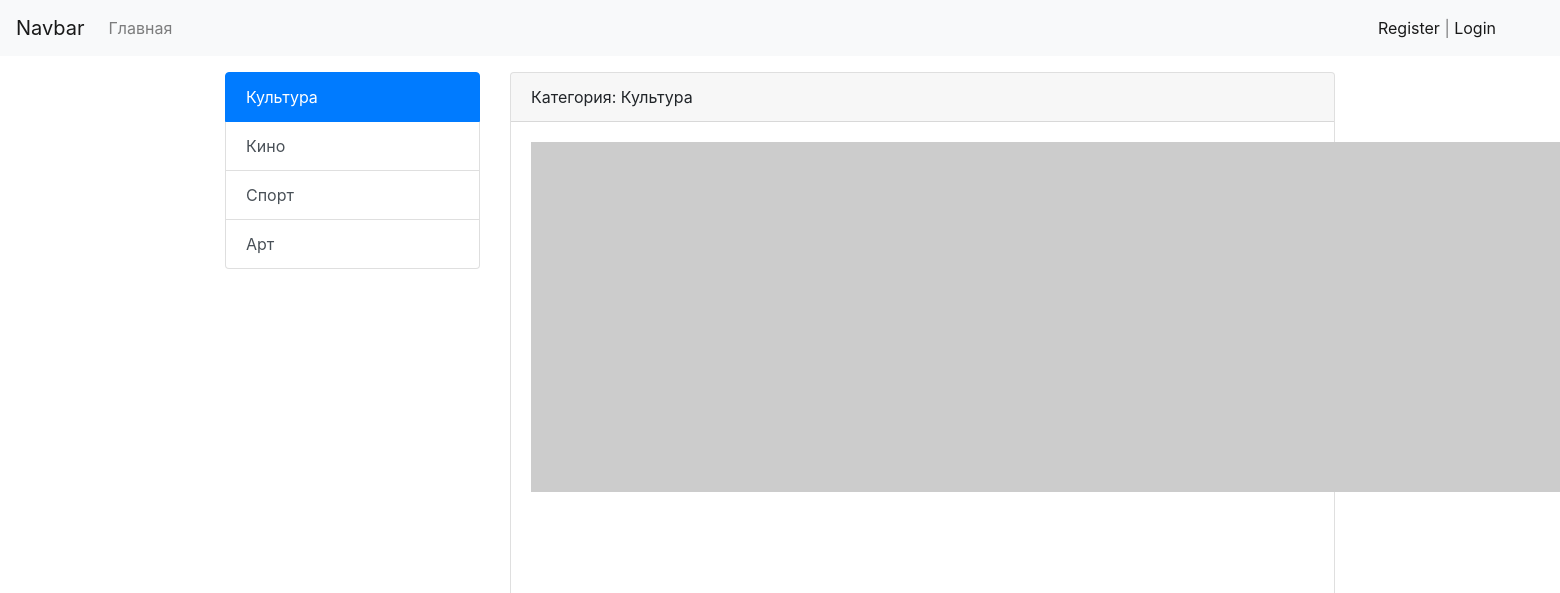
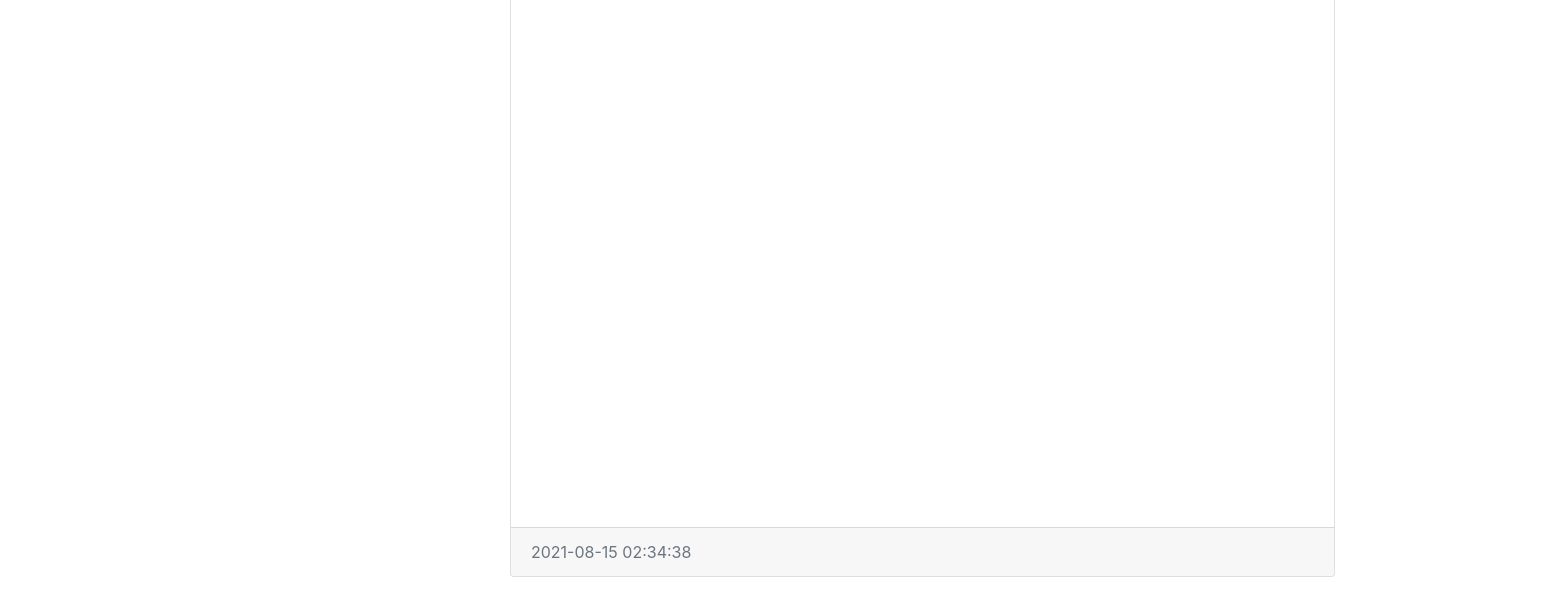
The app's page /category/1/, older data (2 pictures, top to bottom).
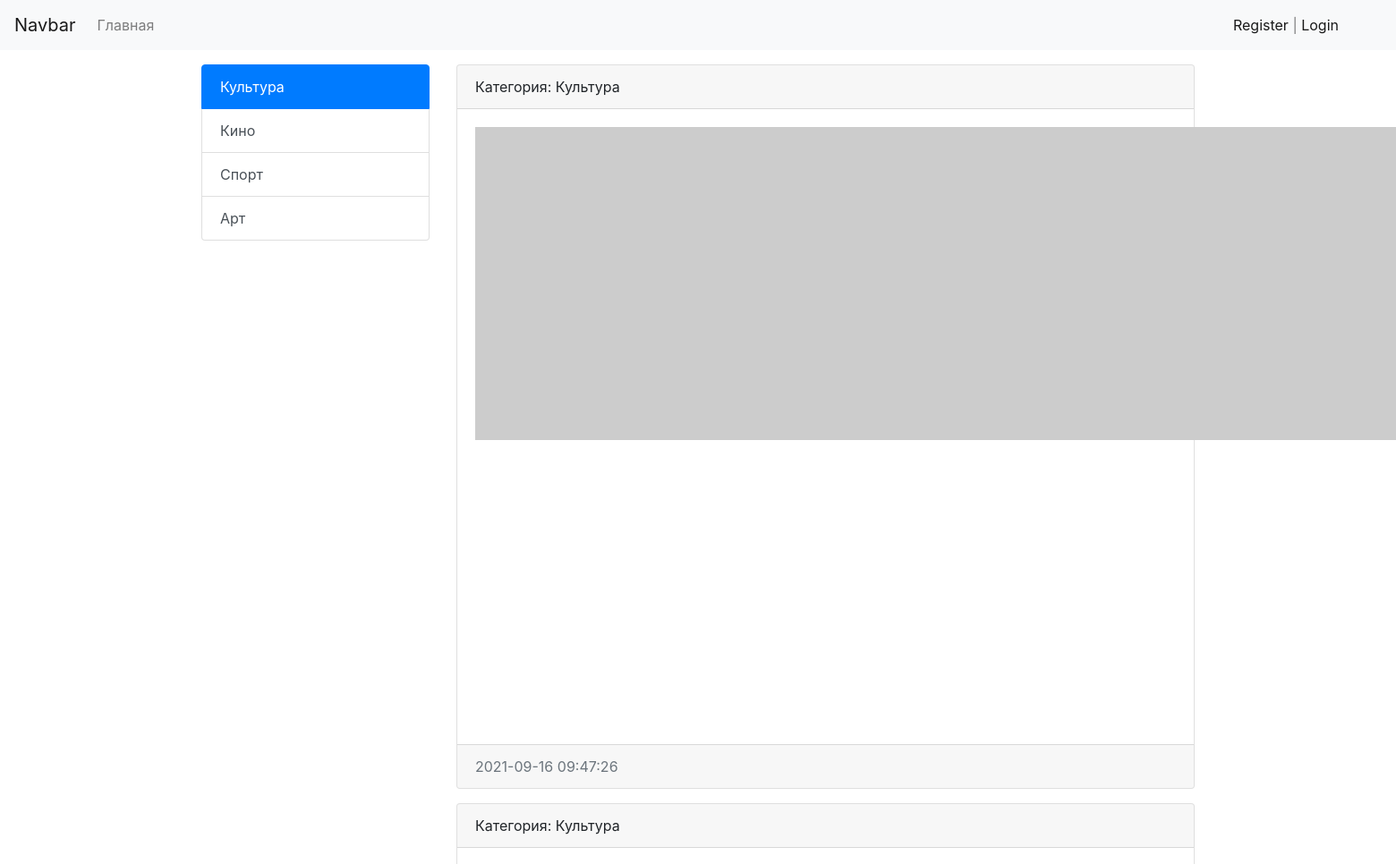
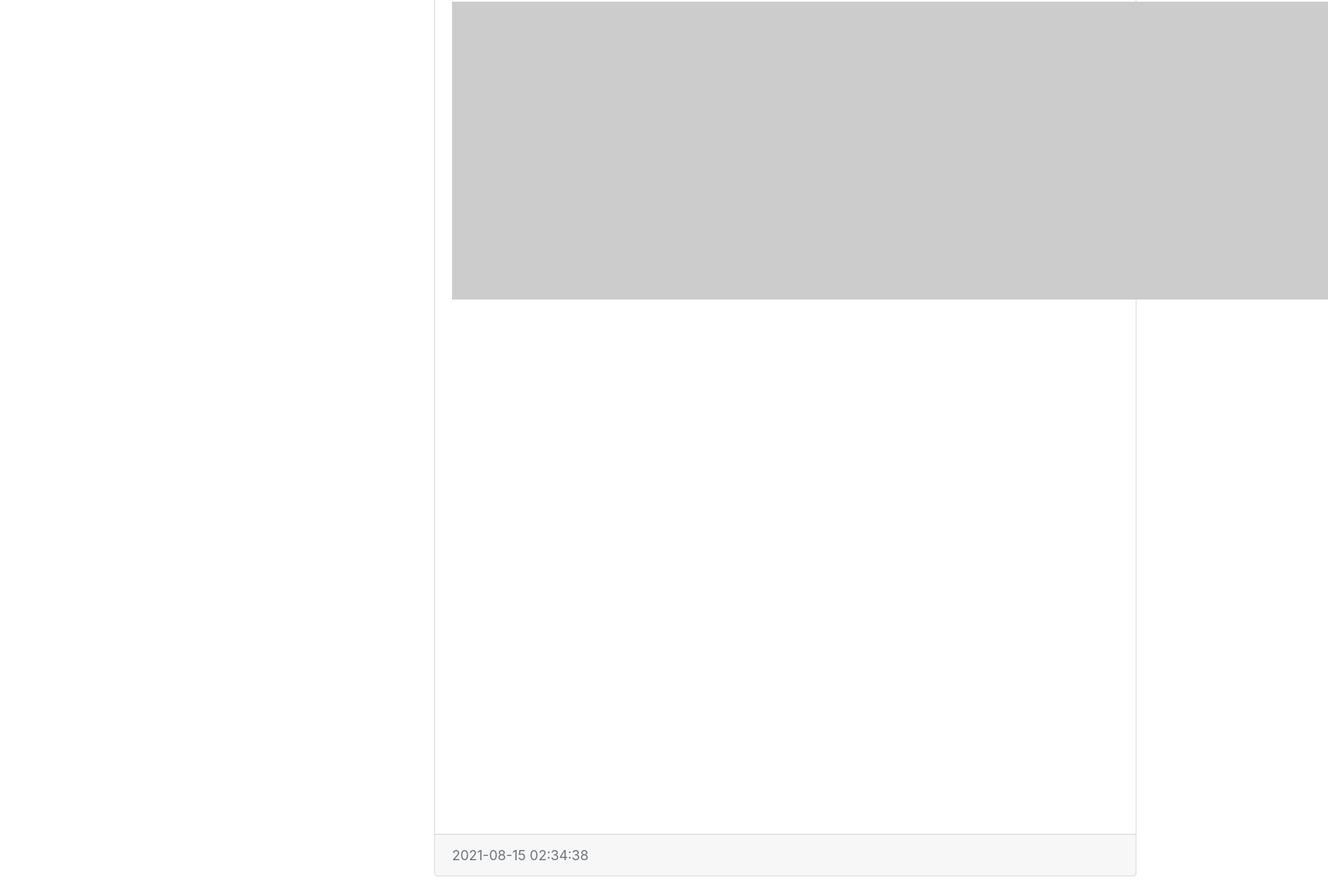
The same page, newer data (2 pictures, top to bottom).
### news/models.py (models this page shows, shortened)
class Category(models.Model):
    title = models.CharField(max_length=250, db_index=True, verbose_name='Категория')
    def get_absolute_url(self):
        return reverse('category', kwargs={'category_id': self.pk})
    def __str__(self):
        return self.title
    class Meta:
        verbose_name = 'Категория'
        verbose_name_plural = 'Список категорий'
        ordering = ['title']

class News(models.Model):
    title = models.CharField(max_length=250, verbose_name='Заголовок статьи')
    content = models.TextField(blank=True, verbose_name='Контент')
    created_at = models.DateTimeField(auto_now_add=True, verbose_name='Дата публикации')
    updated_at = models.DateTimeField(auto_now=True, verbose_name='Дата обновления')
    photo = models.ImageField(upload_to='photos/%Y/%m/%d/', blank=True, verbose_name='Изображение')
    is_published = models.BooleanField(default=True, verbose_name='Опубликовано')
    category = models.ForeignKey(Category, on_delete=models.PROTECT, verbose_name='Категория')
    views = models.IntegerField(default=0)
    def get_absolute_url(self):
        return reverse('view_news', kwargs={'pk': self.pk})
    class Meta:
        verbose_name = 'Новость'
        verbose_name_plural = 'Новости'
        ordering = ['-created_at', 'title']

### news/views.py (the view)
# urls.py: path('category/<int:category_id>/', NewsByCategory.as_view(), name='category'),
class NewsByCategory(ListView):
    model = News
    template_name = 'news/category.html'
    context_object_name = 'news'
    allow_empty = False
    paginate_by = 2
    def get_context_data(self, *, object_list=None, **kwargs):
        context = super().get_context_data(**kwargs)
        context['category'] = Category.objects.get(pk=self.kwargs['category_id'])
        print(context['category'])
        return context
    def get_queryset(self):
        return News.objects.filter(category_id=self.kwargs['category_id'], is_published=True).select_related('category')

### news/templatetags/news_tags.py (called while the page is built)
@register.simple_tag(name='get_list_categories')
def get_categories():
    return Category.objects.all()

@register.inclusion_tag('news/list_categories.html')
def show_categories(active_category_pk='-1'):
    categories = Category.objects.annotate(cnt=Count('news')).filter(cnt__gt=0)
    return {'categories': categories, 'active_category_pk': active_category_pk}

### news/templates/news/category.html (shortened to what this page needs)
{% extends "base.html" %}
{% block sidebar %}
{% include 'inc/_sidebar.html' %}
{% endblock sidebar %}
{% block content %}
    {% for item in news %}
    <div class="card mb-3">
        <div class="card-header">
            Категория: {{ item.category }}
        </div>
        <div class="card-body">
            <div class="media">
                {% if item.photo %}
                    <img src="{{ item.photo.url }}" alt="" width="350" class="mr-3">
                {% else %}
                    <img src="https://picsum.photos/id/1060/350/235/?blur=2" alt="" class="mr-3">
                {% endif %}
            </div>
        </div>
        <div class="card-footer text-muted">
            {{ item.created_at|date:"Y-m-d H:i:s" }}
        </div>
    </div>
{% endfor %}
{% endblock content %}

### templates/base.html (shortened to what this page needs)
<!doctype html>
<html lang="en">
<head>
    <link rel="stylesheet" href="https://stackpath.bootstrapcdn.com/bootstrap/4.4.1/css/bootstrap.min.css"
>
</head>
<body>
{% include 'inc/_nav.html' %}
<div class="container mt-3">
    <div class="row">
        <div class="col-md-3">
            {% block sidebar %}Sidebar{% endblock %}
        </div>
        <div class="col-md-9">
            {% block content %}Новости со всего мира!{% endblock %}
        </div>
    </div>
</div>
</body>
</html>

### templates/inc/_nav.html (shortened to what this page needs)
<nav class="navbar navbar-expand-lg navbar-light bg-light">
    <a class="navbar-brand" href="{% url 'home' %}">Navbar</a>
    <div class="collapse navbar-collapse" id="navbarSupportedContent">
        <ul class="navbar-nav mr-auto">
            <li class="nav-item"><a class="nav-link" href="{% url 'home' %}">Главная</a></li>
        </ul>
        <span class="navbar-text mr-5">
            {% if request.user.is_authenticated %}
            Вы вошли как, {{ request.user.username }} | <a href="{% url 'logout' %}">Выйти</a>
            {% else %}
            <a href="{% url 'register' %}">Register</a> | <a href="{% url 'login' %}">Login</a>
            {% endif %}
        </span>
    </div>
</nav>

### templates/inc/_sidebar.html (shortened to what this page needs)
{% load news_tags %}
{% show_categories active_category_pk=category.pk %}

### news/templates/news/list_categories.html
<div class="list-group">
    {% for item in categories %}
        <a href="{{ item.get_absolute_url }}" class="list-group-item list-group-item-action {% if item.pk == active_category_pk %}active{% endif %}">{{ item.title }}</a>
    {% endfor %}
</div>

Row changes from the older to the newer data that the page shows:
now on this page (row edited): News: category "Культура", created_at "2021-09-16 09:47:26"
